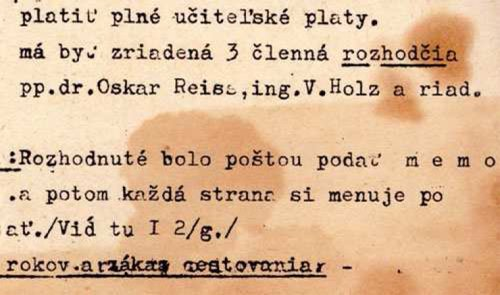
#> input picture pre-processing(adaptive thresholding)/katta/test/degrad1.jpg, 500 x 295 px, found by its file name
$ python katta.py
#> lines starting #> are read from the running program, lines starting #| are printed output that depends on the picture; after the words box and inside, x2 and y2 are one past the last pixel; in counts of white or black regions, pixels touching at a corner belong together
import cv2
import numpy as np
from matplotlib import pyplot as plt

img = cv2.imread('extras/degrad1.jpg',0)
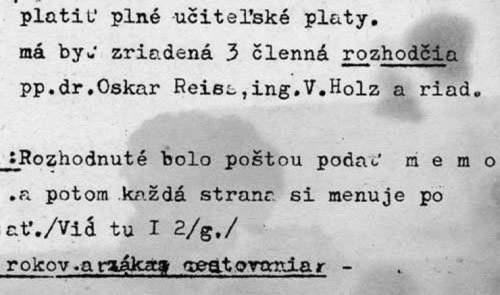
#> img: shape (295, 500); min 0, max 255, mean 192.4
img = cv2.medianBlur(img,5)
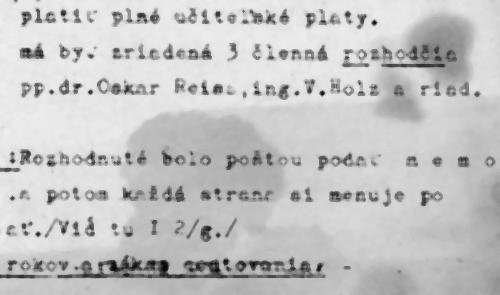
#> img: shape (295, 500); min 7, max 239, mean 196.2
blockSize = 11
constant = 2

ret,th1 = cv2.threshold(img,127,255,cv2.THRESH_BINARY)
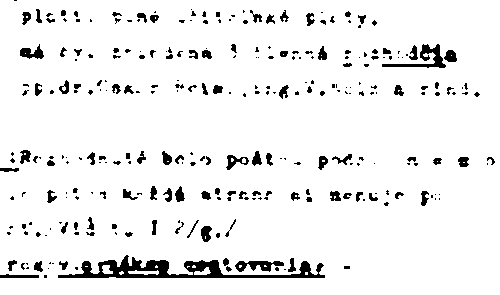
#> th1: shape (295, 500); 93.4% white; 284 black regions (173 under 20 px), largest, box (x1, y1, x2, y2) and area: (58, 255, 325, 278) 2244, (382, 44, 446, 68) 454, (235, 261, 284, 272) 304
#> (the run stopped early here; a loop or call above may not have finished)
